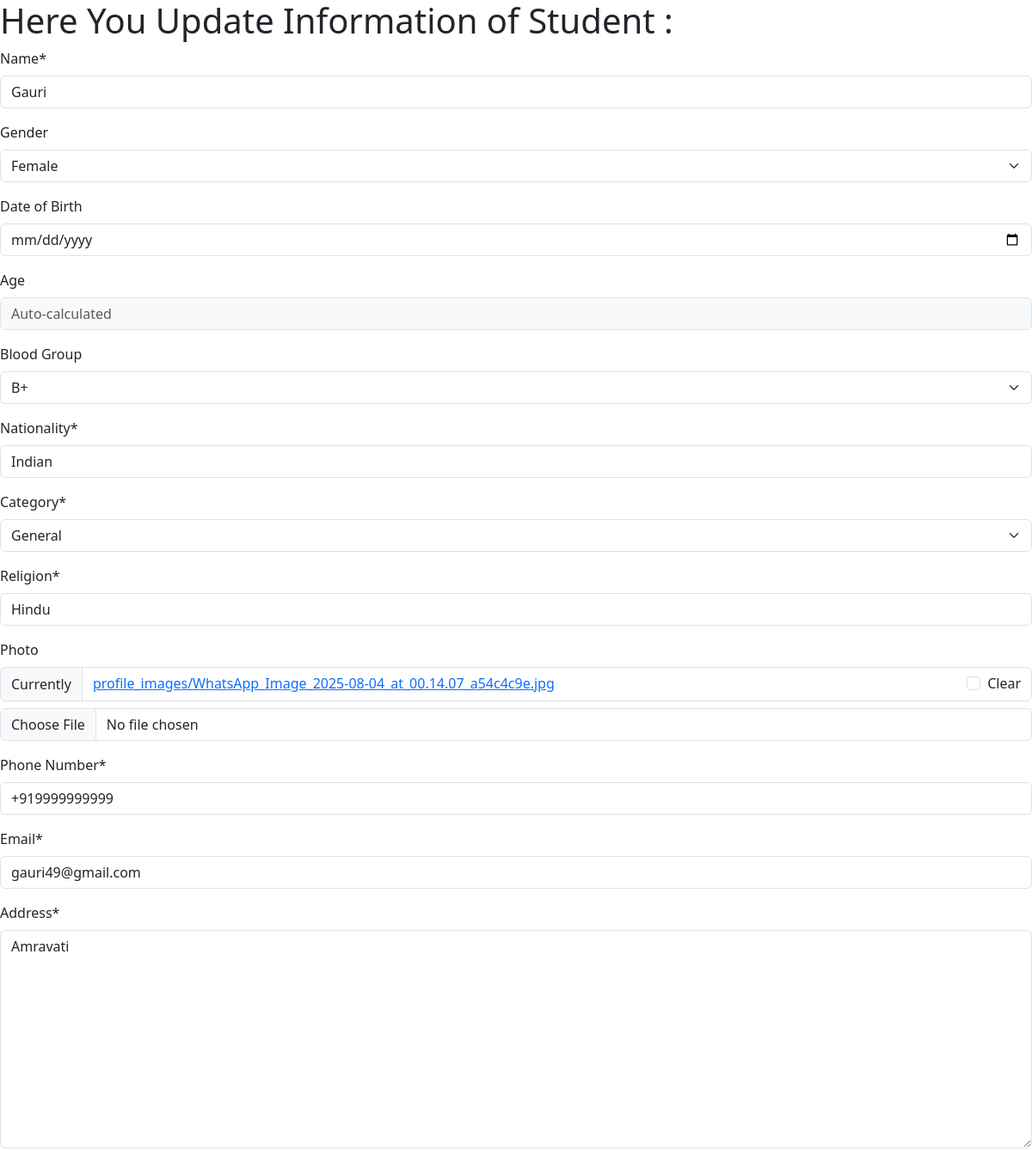
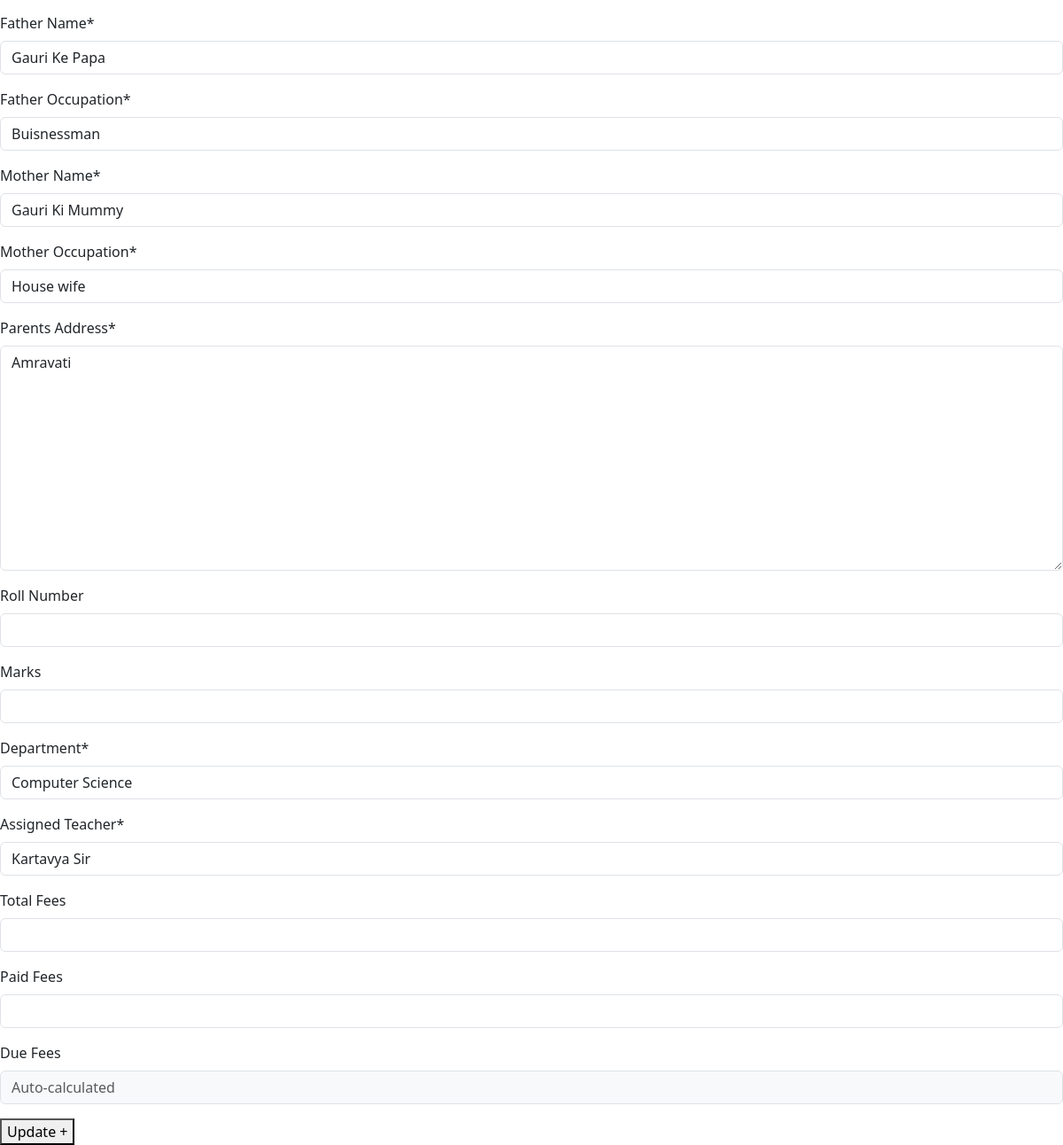
The app's page /update/16/ with its own data (2 pictures, top to bottom).
### modelapp/models.py (models this page shows, shortened)
class Student(models.Model):
    Gender_Choices = [
        ('','--Select Gender--'),
        ('Male','Male'),
        ('Female','Female'),
        ('Other','Other'),
    ]
    bldg_choices = [
        ('', '--Select Blood Group--'),
        ('A+','A+')   ,  ('A-','A-'),
        ('B+','B+')   ,  ('B-','B-'),
        ('AB+','AB+') ,  ('AB-','AB-'),
        ('O+','O+')   ,  ('O-','O-'),
    ]
    category_choices = [
        ('', '--Select Category--'),
        ('SC','SC'),
        ('ST','ST'),
        ('NT','NT'),
        ('OBC','OBC'),
        ('General','General'),
    ]
    Name        = models.CharField(max_length=80)
    Gender      = models.CharField(max_length=10, choices=Gender_Choices,default='', verbose_name="Gender", null=True, blank=True)
    DOB         = models.DateField(verbose_name = 'Date of Birth', null = True, blank=True)
    Age         = models.IntegerField(null=True, blank=True)
    Blood_Group = models.CharField(max_length=5, choices=bldg_choices, default='' ,verbose_name="Blood Group", null=True, blank=True)
    Nationality = models.CharField(max_length=20, default='Indian')
    Category    = models.CharField(max_length=10, choices=category_choices, default='' , verbose_name="Category")
    Religion    = models.CharField(max_length=20)
    Photo       = models.ImageField(upload_to='profile_images', null=True, blank=True)
    Phone_Number = PhoneNumberField(region='IN')
    Email        = models.EmailField()
    Address      = models.TextField()
    Father_Name          = models.CharField(max_length=80)
    Father_Occupation    = models.CharField()
    Mother_Name          = models.CharField(max_length=80)
    Mother_Occupation    = models.CharField()
    Parents_Address      = models.TextField()
    student_id     = models.CharField(max_length=10, unique=True, editable=False)
    Roll_Number    = models.IntegerField(null=True, blank=True)
    Marks          = models.FloatField(null=True, blank=True)
    Department         = models.CharField(max_length=20)
    Assigned_Teacher   = models.CharField(max_length=50)
    Total_Fees      = models.IntegerField(null=True, blank=True)
    Paid_Fees       = models.IntegerField(null=True, blank=True)
    Due_Fees        = models.IntegerField(null=True, blank=True)

### modelapp/views.py (the view)
# urls.py: path('update/<int:id>/',views.student_update_view),
def student_update_view(request, id):
    obj = Student.objects.get(pk = id)
    form = UpdateStudentForm(request.POST , request.FILES , instance = obj)
    if form.is_valid():
        form.save()
        return redirect(f'/detail/{obj.id}/')
    context = {
            'form' : UpdateStudentForm(instance = obj )
    }
    return render(request, 'modelapp/update.html', context)

### modelapp/forms.py
class UpdateStudentForm(ModelForm):
    class Meta:
        model = Student
        fields = [
                    'Name' , 'Gender' , 'DOB' , 'Age' ,'Blood_Group' , 'Nationality' , 'Category' , 'Religion' , 'Photo',
                    'Phone_Number' , 'Email' , 'Address' ,
                    'Father_Name' , 'Father_Occupation' , 'Mother_Name' , 'Mother_Occupation' , 'Parents_Address' ,
                    'Roll_Number' , 'Marks' ,
                    'Department' , 'Assigned_Teacher' ,
                    'Total_Fees' , 'Paid_Fees' , 'Due_Fees'
                ]
        widgets = {
            'DOB' : forms.DateInput(attrs={'type': 'date', 'class': 'form-control'}),
            'Age': forms.NumberInput(attrs={
                'readonly': 'readonly',
                'class': 'form-control bg-light',
                'placeholder': 'Auto-calculated'
            }),
            'Due_Fees' : forms.NumberInput(attrs={'readonly': 'readonly' ,
                                            'class': 'form-control bg-light',
                                            'placeholder': 'Auto-calculated'}),
        }

### modelapp/templates/modelapp/update.html (shortened to what this page needs)
<!DOCTYPE html>
<html lang="en">
<head>
    {% load crispy_forms_tags %}
    <link href="https://cdn.jsdelivr.net/npm/bootstrap@5.3.7/dist/css/bootstrap.min.css" rel="stylesheet">
</head>
<body>
    <h1> Here You Update Information of Student : </h1>
    <form action="" method="POST" enctype="multipart/form-data"> {% csrf_token %}
        {{ form | crispy}}
        <button type="submit"> Update + </button>
    </form>
</body>
</html>

### records on screen
Student: Name "Gauri", Gender "Female", Blood_Group "B+", Nationality "Indian", Category "General", Religion "Hindu", Phone_Number "+919999999999", Email "gauri49@gmail.com", Address "Amravati", Father_Name "Gauri Ke Papa", Father_Occupation "Buisnessman", Mother_Name "Gauri Ki Mummy", Mother_Occupation "House wife", Parents_Address "Amravati", Department "Computer Science", Assigned_Teacher "Kartavya Sir"
